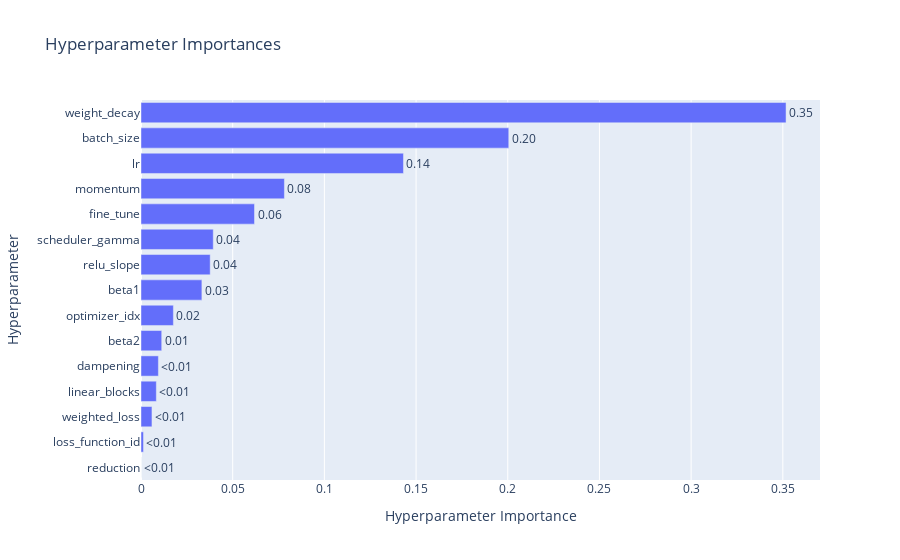

The notebook cell this image was saved under:
### Markdown cell above
Since the results in the below plots are non-deterministic across studies, I'll just note that for the specific study I've ran, we're seeing some unexpected parameters with the highest importances, like `beta1`.

### Code cell
vis.plot_param_importances(study)

### Figure 1 — Plotly figure (JSON) as saved in the notebook; plotly's stock layout.template omitted (floating-point values rounded to 4 significant figures)
{"data": [{"cliponaxis": false, "hovertemplate": ["reduction (CategoricalDistribution): 0.0<extra></extra>", "loss_function_id (IntDistribution): 0.0013527309959931874<extra></extra>", "weighted_loss (CategoricalDistribution): 0.005974955938709339<extra></extra>", "linear_blocks (CategoricalDistribution): 0.008357546003263841<extra></extra>", "dampening (FloatDistribution): 0.009484858041969661<extra></extra>", "beta2 (FloatDistribution): 0.01130023170699608<extra></extra>", "optimizer_idx (IntDistribution): 0.017664144941211997<extra></extra>", "beta1 (FloatDistribution): 0.03320514630165255<extra></extra>", "relu_slope (FloatDistribution): 0.03772776592859829<extra></extra>", "scheduler_gamma (FloatDistribution): 0.039403026152125896<extra></extra>", "fine_tune (CategoricalDistribution): 0.061897916622879245<extra></extra>", "momentum (FloatDistribution): 0.07820057885714768<extra></extra>", "lr (FloatDistribution): 0.14312166092387352<extra></extra>", "batch_size (IntDistribution): 0.20055551165246627<extra></extra>", "weight_decay (FloatDistribution): 0.3517539259331123<extra></extra>"], "name": "Objective Value", "orientation": "h", "text": ["<0.01", "<0.01", "<0.01", "<0.01", "<0.01", "0.01", "0.02", "0.03", "0.04", "0.04", "0.06", "0.08", "0.14", "0.20", "0.35"], "textposition": "outside", "type": "bar", "x": [0, 0.001353, 0.005975, 0.008358, 0.009485, 0.0113, 0.01766, 0.03321, 0.03773, 0.0394, 0.0619, 0.0782, 0.1431, 0.2006, 0.3518], "y": ["reduction", "loss_function_id", "weighted_loss", "linear_blocks", "dampening", "beta2", "optimizer_idx", "beta1", "relu_slope", "scheduler_gamma", "fine_tune", "momentum", "lr", "batch_size", "weight_decay"]}], "layout": {"title": {"text": "Hyperparameter Importances"}, "xaxis": {"title": {"text": "Hyperparameter Importance"}}, "yaxis": {"title": {"text": "Hyperparameter"}}}}
